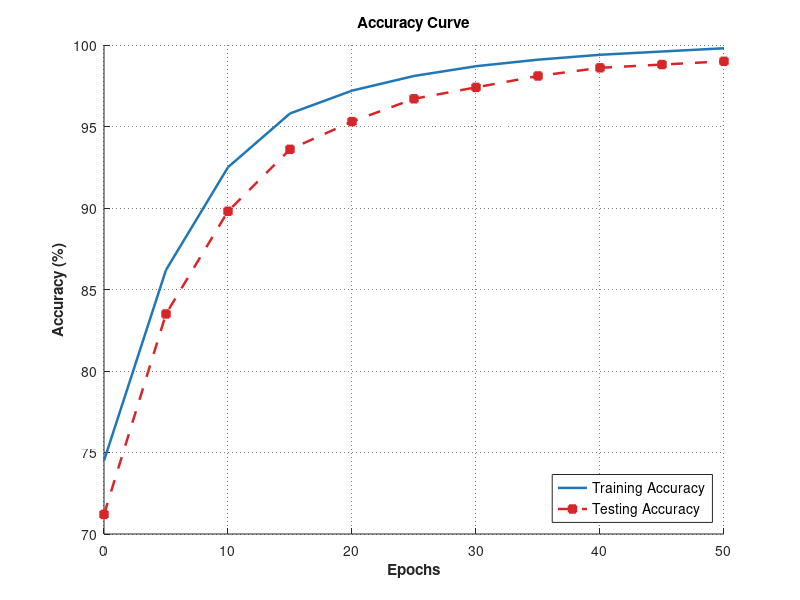
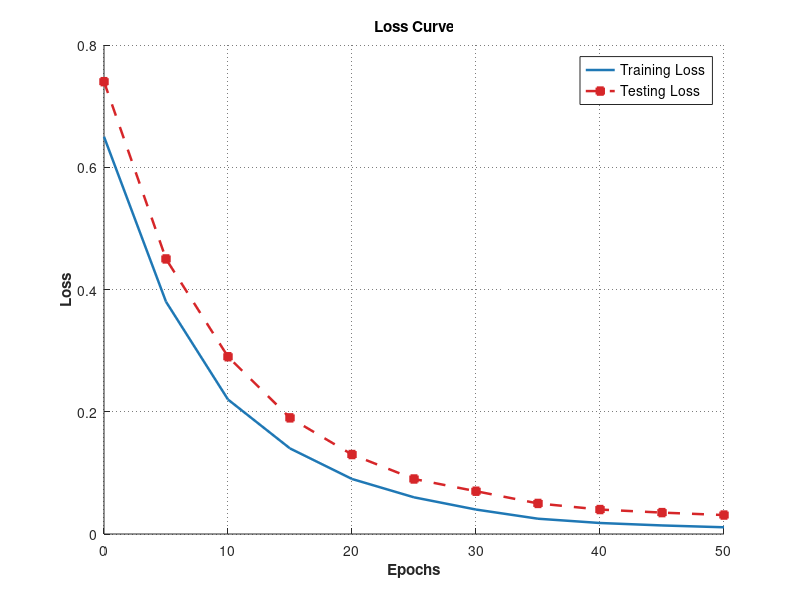
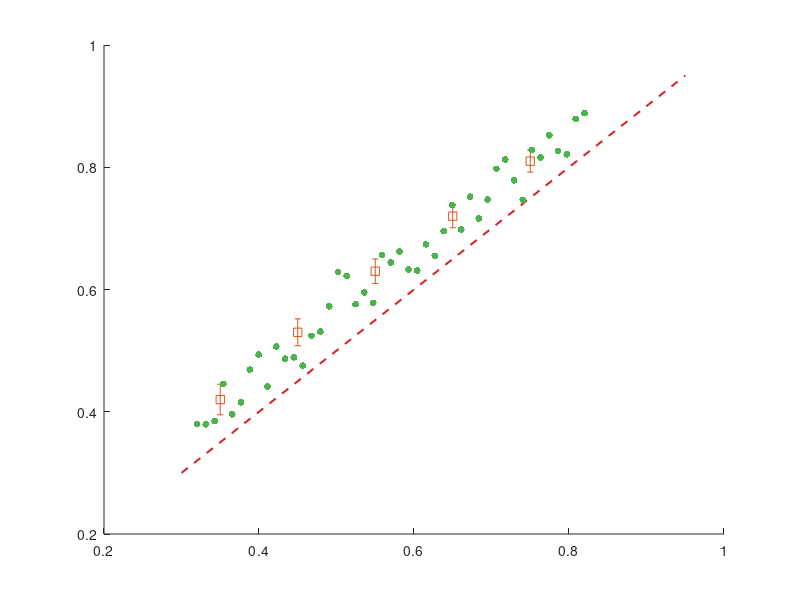

The MATLAB source for these figures, in order: (Note: this script raises an error after producing the figures.)
function plotPaperFigures(outputFolder)
% PLOTPAPERFIGURES  Generates each figure as a SEPARATE, standalone
% MATLAB figure and saves each plot individually to the output directory
% using descriptive process names.
%
% Process figures generated:
%   1. accuracy_curve.png     - Training vs. Testing Accuracy curve
%   2. loss_curve.png         - Training vs. Testing Loss curve
%   3. iou_refinement.png     - IoU before vs after refinement scatter plot
%   4. detection_rate_bar.png - Detection rate bar chart comparison
%   5. map_runs.png           - Mean Average Precision (mAP) across 10 runs
%   6. fuzzy_fitness.png      - Fuzzy Fitness Value (F_fuzzy) vs Iteration

if nargin < 1
    outputFolder = 'output';
end
if ~exist(outputFolder, 'dir')
    mkdir(outputFolder);
end

% Set default renderer & graphics parameters for crisp output
set(0, 'DefaultAxesFontName', 'Helvetica', 'DefaultAxesFontSize', 10);

%% -------------------------------------------------------------
%% 1. Accuracy Curve (Training vs. Testing)
%% -------------------------------------------------------------
epochs = 0:5:50;
train_acc = [74.5, 86.2, 92.5, 95.8, 97.2, 98.1, 98.7, 99.1, 99.4, 99.6, 99.8];
test_acc  = [71.2, 83.5, 89.8, 93.6, 95.3, 96.7, 97.4, 98.1, 98.6, 98.8, 99.0];

f1 = figure('Visible', 'off', 'Position', [100 100 550 450]);
hold on;
plot(epochs, train_acc, '-', 'LineWidth', 1.8, 'Color', [0.12 0.47 0.71], ...
    'DisplayName', 'Training Accuracy');
plot(epochs, test_acc, '--s', 'LineWidth', 1.8, 'Color', [0.84 0.15 0.16], ...
    'MarkerSize', 5, 'MarkerFaceColor', [0.84 0.15 0.16], ...
    'DisplayName', 'Testing Accuracy');
hold off;

grid on;
set(gca, 'GridLineStyle', ':', 'GridAlpha', 0.6);
xlabel('Epochs', 'FontWeight', 'bold');
ylabel('Accuracy (%)', 'FontWeight', 'bold');
xlim([0 50]);
ylim([70 100]);
legend('Location', 'southeast', 'Box', 'on', 'FontSize', 10);
title('Accuracy Curve', 'FontWeight', 'bold', 'FontSize', 11);

exportgraphics(f1, fullfile(outputFolder, 'accuracy_curve.png'), 'Resolution', 300);
close(f1);
fprintf('  Saved %s\n', fullfile(outputFolder, 'accuracy_curve.png'));

%% -------------------------------------------------------------
%% 2. Loss Curve (Training vs. Testing)
%% -------------------------------------------------------------
train_loss = [0.65, 0.38, 0.22, 0.14, 0.09, 0.06, 0.04, 0.025, 0.018, 0.014, 0.011];
test_loss  = [0.74, 0.45, 0.29, 0.19, 0.13, 0.09, 0.07, 0.050, 0.040, 0.035, 0.031];

f2 = figure('Visible', 'off', 'Position', [100 100 550 450]);
hold on;
plot(epochs, train_loss, '-', 'LineWidth', 1.8, 'Color', [0.12 0.47 0.71], ...
    'DisplayName', 'Training Loss');
plot(epochs, test_loss, '--s', 'LineWidth', 1.8, 'Color', [0.84 0.15 0.16], ...
    'MarkerSize', 5, 'MarkerFaceColor', [0.84 0.15 0.16], ...
    'DisplayName', 'Testing Loss');
hold off;

grid on;
set(gca, 'GridLineStyle', ':', 'GridAlpha', 0.6);
xlabel('Epochs', 'FontWeight', 'bold');
ylabel('Loss', 'FontWeight', 'bold');
xlim([0 50]);
ylim([0 0.8]);
legend('Location', 'northeast', 'Box', 'on', 'FontSize', 10);
title('Loss Curve', 'FontWeight', 'bold', 'FontSize', 11);

exportgraphics(f2, fullfile(outputFolder, 'loss_curve.png'), 'Resolution', 300);
close(f2);
fprintf('  Saved %s\n', fullfile(outputFolder, 'loss_curve.png'));

%% -------------------------------------------------------------
%% 3. IoU Refinement Scatter Plot
%% -------------------------------------------------------------
rng(42);
nPoints = 45;
x_before = linspace(0.32, 0.82, nPoints);
y_after  = x_before + 0.06 + 0.025 * randn(1, nPoints);
y_after  = min(y_after, 0.92);

% Bin statistics
x_bins = [0.35, 0.45, 0.55, 0.65, 0.75];
y_means = [0.42, 0.53, 0.63, 0.72, 0.81];
y_stds  = [0.025, 0.022, 0.020, 0.019, 0.018];

f3 = figure('Visible', 'off', 'Position', [100 100 550 500]);
hold on;

% Reference line y = x
plot([0.3 0.95], [0.3 0.95], '--', 'LineWidth', 1.5, 'Color', [0.84 0.15 0.16], ...
    'HandleVisibility', 'off');

% Scatter instances
scatter(x_before, y_after, 25, [0.3 0.7 0.3], 'filled', 'MarkerEdgeColor', 'none', ...
    'DisplayName', 'Instance (before \rightarrow after)');

% Binned mean ± std error bars
errorbar(x_bins, y_means, y_stds, 's', 'Color', [0.12 0.47 0.71], ...
    'MarkerFaceColor', [0.12 0.47 0.71], 'MarkerSize', 8, 'LineWidth', 1.5, ...
    'CapSize', 6, 'DisplayName', 'Mean \pm Std (bin)');

% Text annotation box
text(0.55, 0.88, sprintf('Points above y = x (after)\nindicate IoU gain\nvia F-BPR module'), ...
    'FontSize', 8, 'EdgeColor', [0.7 0.7 0.7], 'BackgroundColor', [1 1 1]);

hold off;

grid on;
set(gca, 'GridLineStyle', ':', 'GridAlpha', 0.6);
xlabel('IoU Before Refinement', 'FontWeight', 'bold');
ylabel('IoU After Refinement', 'FontWeight', 'bold');
xlim([0.3 0.95]);
ylim([0.3 0.95]);
legend('Location', 'southeast', 'Box', 'on', 'FontSize', 9);
title('IoU Improvements Before vs. After Refinement', 'FontWeight', 'bold', 'FontSize', 11);

exportgraphics(f3, fullfile(outputFolder, 'iou_refinement.png'), 'Resolution', 300);
close(f3);
fprintf('  Saved %s\n', fullfile(outputFolder, 'iou_refinement.png'));

%% -------------------------------------------------------------
%% 4. Detection Rate Bar Chart
%% -------------------------------------------------------------
techniques = {'SODLOv2 [1]', 'YOLACT [24]', 'Mask RCNN [28]', ...
              'Cascade Mask R-CNN [7]', 'FTransCNN [31]', 'GHCS [32]', ...
              'Proposed F-GASER-NET'};
rates = [86.23, 85.37, 93.83, 96.18, 95.87, 96.03, 98.15];

f4 = figure('Visible', 'off', 'Position', [100 100 600 450]);
b = bar(rates, 0.55, 'FaceColor', [0.25 0.50 0.75], 'EdgeColor', 'none');
grid on;
set(gca, 'GridLineStyle', ':', 'GridAlpha', 0.6);

set(gca, 'XTick', 1:numel(techniques), 'XTickLabel', techniques, 'XTickLabelRotation', 35);
ylabel('Detection Rate (RE %)', 'FontWeight', 'bold');
ylim([80 100]);
title('Comparison of Detection Rate Analysis', 'FontWeight', 'bold', 'FontSize', 11);

% Add data labels on top of bars
for k = 1:numel(rates)
    text(k, rates(k) + 0.6, sprintf('%.2f', rates(k)), ...
        'HorizontalAlignment', 'center', 'FontSize', 8, 'FontWeight', 'bold');
end

exportgraphics(f4, fullfile(outputFolder, 'detection_rate_bar.png'), 'Resolution', 300);
close(f4);
fprintf('  Saved %s\n', fullfile(outputFolder, 'detection_rate_bar.png'));

%% -------------------------------------------------------------
%% 5. Mean Average Precision (mAP, %) Across 10 Runs
%% -------------------------------------------------------------
runs = 1:10;
map_mask_rcnn    = [95.7, 96.4, 95.9, 96.5, 95.8, 96.3, 96.1, 95.7, 96.4, 96.0];
map_cascade      = [98.0, 98.5, 98.0, 98.5, 97.9, 98.4, 98.1, 97.9, 98.4, 98.1];
map_ftranscnn    = [97.5, 98.1, 97.6, 98.2, 97.5, 98.0, 97.8, 97.4, 98.1, 97.7];
map_ghcs         = [97.8, 98.3, 97.8, 98.3, 97.8, 98.2, 98.0, 97.7, 98.3, 97.9];
map_fgaser_net   = [98.9, 99.2, 98.9, 99.2, 98.8, 99.1, 99.0, 98.8, 99.1, 98.9];

f5 = figure('Visible', 'off', 'Position', [100 100 650 480]);
hold on;

plot(runs, map_mask_rcnn, ':s', 'LineWidth', 1.5, 'Color', [0.4 0.4 0.4], ...
    'MarkerFaceColor', [0.4 0.4 0.4], 'MarkerSize', 6, 'DisplayName', 'Mask R-CNN');
plot(runs, map_cascade, '--^', 'LineWidth', 1.5, 'Color', [0.15 0.55 0.15], ...
    'MarkerFaceColor', [0.15 0.55 0.15], 'MarkerSize', 6, 'DisplayName', 'Cascade Mask R-CNN');
plot(runs, map_ftranscnn, ':d', 'LineWidth', 1.5, 'Color', [0.0 0.45 0.74], ...
    'MarkerFaceColor', [0.0 0.45 0.74], 'MarkerSize', 6, 'DisplayName', 'FTransCNN');
plot(runs, map_ghcs, '--p', 'LineWidth', 1.5, 'Color', [0.85 0.45 0.1], ...
    'MarkerFaceColor', [0.85 0.45 0.1], 'MarkerSize', 6, 'DisplayName', 'GHCS');
plot(runs, map_fgaser_net, '-o', 'LineWidth', 2.0, 'Color', [0.85 0.15 0.15], ...
    'MarkerFaceColor', [0.85 0.15 0.15], 'MarkerSize', 7, 'DisplayName', 'F-GASER-NET (Proposed)');

text(1.2, 99.8, sprintf('F-GASER-NET delivers\nthe highest mAP in every\nrun with lowest variance\n(\\sigma = 0.18%%)'), ...
    'FontSize', 8, 'EdgeColor', [0.7 0.7 0.7], 'BackgroundColor', [1 1 1]);

hold off;

grid on;
set(gca, 'GridLineStyle', ':', 'GridAlpha', 0.6);
xlabel('Run', 'FontWeight', 'bold');
ylabel('Mean Average Precision (mAP, %)', 'FontWeight', 'bold');
xlim([0.8 10.2]);
ylim([88 101]);
set(gca, 'XTick', 1:10);
legend('Location', 'southeast', 'Box', 'on', 'FontSize', 9);
title('mAP Comparison Across 10 Independent Runs', 'FontWeight', 'bold', 'FontSize', 11);

exportgraphics(f5, fullfile(outputFolder, 'map_runs.png'), 'Resolution', 300);
close(f5);
fprintf('  Saved %s\n', fullfile(outputFolder, 'map_runs.png'));

%% -------------------------------------------------------------
%% 6. Fuzzy Fitness Value (F_fuzzy) vs Iteration
%% -------------------------------------------------------------
iters = 0:100;
ggo  = 0.61 + 0.356 * (1 - exp(-iters / 12));
gwo  = 0.61 + 0.303 * (1 - exp(-iters / 22));
wao  = 0.61 + 0.266 * (1 - exp(-iters / 30));
pso  = 0.61 + 0.228 * (1 - exp(-iters / 40));

f6 = figure('Visible', 'off', 'Position', [100 100 650 480]);
hold on;

% Dashed plateau reference lines
yline(0.966, '--', 'Color', [0.85 0.15 0.15], 'LineWidth', 1.2, 'HandleVisibility', 'off');
yline(0.835, '--', 'Color', [0.7 0.35 0.7], 'LineWidth', 1.2, 'HandleVisibility', 'off');

plot(iters, ggo, '-', 'LineWidth', 2.0, 'Color', [0.85 0.15 0.15], ...
    'DisplayName', 'GGO (proposed, FMOFF-enhanced)');
plot(iters, gwo, '--', 'LineWidth', 1.8, 'Color', [0.0 0.45 0.74], ...
    'DisplayName', 'GWO');
plot(iters, wao, '-.', 'LineWidth', 1.8, 'Color', [0.15 0.55 0.15], ...
    'DisplayName', 'WaO');
plot(iters, pso, ':', 'LineWidth', 1.8, 'Color', [0.7 0.35 0.7], ...
    'DisplayName', 'PSO');

text(5, 0.94, sprintf('GGO converges fastest\nand reaches the highest\nF_{fuzzy} plateau among\nall four optimisers'), ...
    'FontSize', 8, 'EdgeColor', [0.7 0.7 0.7], 'BackgroundColor', [1 1 1]);

hold off;

grid on;
set(gca, 'GridLineStyle', ':', 'GridAlpha', 0.6);
xlabel('Iteration', 'FontWeight', 'bold');
ylabel('Fuzzy Fitness Value F_{fuzzy}', 'FontWeight', 'bold');
xlim([0 100]);
ylim([0.6 1.0]);
legend('Location', 'southeast', 'Box', 'on', 'FontSize', 9);
title('Fuzzy Fitness Value Convergence Curves', 'FontWeight', 'bold', 'FontSize', 11);

exportgraphics(f6, fullfile(outputFolder, 'fuzzy_fitness.png'), 'Resolution', 300);
close(f6);
fprintf('  Saved %s\n', fullfile(outputFolder, 'fuzzy_fitness.png'));

end
